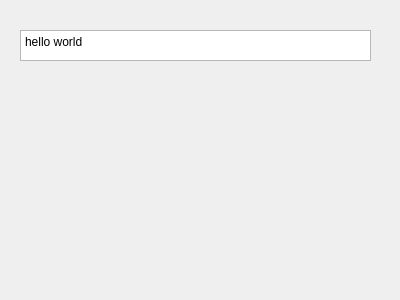
<?xml version="1.0" encoding="UTF-8"?>
<ui version="4.0">
 <class>Dialog</class>
 <widget class="QDialog" name="Dialog">
  <property name="geometry">
   <rect>
    <x>0</x>
    <y>0</y>
    <width>400</width>
    <height>300</height>
   </rect>
  </property>
  <property name="windowTitle">
   <string>Dialog</string>
  </property>
  <widget class="QTextBrowser" name="textBrowser">
   <property name="geometry">
    <rect>
     <x>20</x>
     <y>30</y>
     <width>351</width>
     <height>31</height>
    </rect>
   </property>
   <property name="html">
    <string>&lt;!DOCTYPE HTML PUBLIC &quot;-//W3C//DTD HTML 4.0//EN&quot; &quot;http://www.w3.org/TR/REC-html40/strict.dtd&quot;&gt;
&lt;html&gt;&lt;head&gt;&lt;meta name=&quot;qrichtext&quot; content=&quot;1&quot; /&gt;&lt;style type=&quot;text/css&quot;&gt;
p, li { white-space: pre-wrap; }
&lt;/style&gt;&lt;/head&gt;&lt;body style=&quot; font-family:'SimSun'; font-size:9pt; font-weight:400; font-style:normal;&quot;&gt;
&lt;p style=&quot; margin-top:0px; margin-bottom:0px; margin-left:0px; margin-right:0px; -qt-block-indent:0; text-indent:0px;&quot;&gt;hello world&lt;/p&gt;&lt;/body&gt;&lt;/html&gt;</string>
   </property>
  </widget>
 </widget>
 <resources/>
 <connections/>
 <slots>
  <signal>print()</signal>
 </slots>
</ui>
